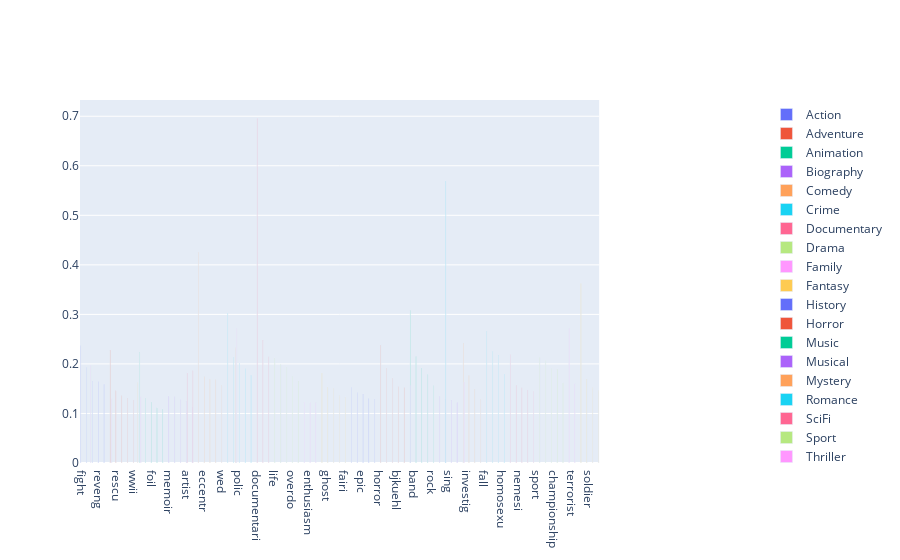

Notebook code cell kept with this figure:
### Code cell
import plotly.graph_objects as go
from plotly.subplots import make_subplots
fig = make_subplots(
    rows=1, cols=2,
    column_widths=[0.6, 0.1]
    )



# Add locations bar chart
for i in all_genres:
    fig.add_trace(
        go.Bar(x=coef_df[i].nlargest().index,y=coef_df[i].nlargest(), name=i)


fig.show()

### Figure 1 — Plotly figure (JSON) as saved in the notebook; plotly's stock layout.template omitted (floating-point values rounded to 4 significant figures)
{"data": [{"name": "Action", "type": "bar", "x": ["fight", "kill", "action", "reveng", "battl"], "y": [0.2369, 0.1935, 0.1655, 0.1639, 0.1592]}, {"name": "Adventure", "type": "bar", "x": ["adventur", "rescu", "contend", "travel", "wwii"], "y": [0.228, 0.1459, 0.1357, 0.1301, 0.1274]}, {"name": "Animation", "type": "bar", "x": ["anim", "foul", "foil", "troublemak", "egg"], "y": [0.2233, 0.1302, 0.1224, 0.1116, 0.1086]}, {"name": "Biography", "type": "bar", "x": ["memoir", "inspir", "meaningless", "artist", "portrait"], "y": [0.1348, 0.1339, 0.1276, 0.1247, 0.1129]}, {"name": "Comedy", "type": "bar", "x": ["comedi", "eccentr", "satir", "comic", "wed"], "y": [0.4249, 0.1742, 0.1692, 0.1679, 0.1563]}, {"name": "Crime", "type": "bar", "x": ["crime", "murder", "polic", "undercov", "heist"], "y": [0.3021, 0.2142, 0.2019, 0.1902, 0.1772]}, {"name": "Documentary", "type": "bar", "x": ["documentari", "document", "footag", "portrait", "artist"], "y": [0.6962, 0.2482, 0.2147, 0.1863, 0.1818]}, {"name": "Drama", "type": "bar", "x": ["life", "son", "young", "overdo", "wife"], "y": [0.2115, 0.1993, 0.1937, 0.1752, 0.1653]}, {"name": "Family", "type": "bar", "x": ["anim", "adventur", "scari", "enthusiasm", "famili"], "y": [0.1338, 0.1296, 0.1227, 0.1221, 0.1216]}, {"name": "Fantasy", "type": "bar", "x": ["magic", "ghost", "immort", "world", "fairi"], "y": [0.1815, 0.1528, 0.1505, 0.1358, 0.1328]}, {"name": "History", "type": "bar", "x": ["histor", "histori", "epic", "minist", "centuri"], "y": [0.153, 0.1417, 0.1391, 0.1303, 0.1291]}, {"name": "Horror", "type": "bar", "x": ["horror", "supernatur", "haunt", "bjkuehl", "horrif"], "y": [0.2384, 0.1906, 0.1712, 0.1538, 0.1518]}, {"name": "Music", "type": "bar", "x": ["music", "band", "singer", "musician", "rock"], "y": [0.308, 0.2149, 0.1917, 0.1794, 0.1558]}, {"name": "Musical", "type": "bar", "x": ["music", "glamor", "love", "sing", "rubbish"], "y": [0.1566, 0.1347, 0.1286, 0.127, 0.1219]}, {"name": "Mystery", "type": "bar", "x": ["mysteri", "murder", "investig", "disappear", "detect"], "y": [0.2422, 0.2328, 0.1765, 0.1486, 0.1281]}, {"name": "Romance", "type": "bar", "x": ["love", "fall", "romanc", "romant", "homosexu"], "y": [0.5693, 0.2655, 0.225, 0.2173, 0.179]}, {"name": "SciFi", "type": "bar", "x": ["earth", "robot", "nemesi", "futur", "alien"], "y": [0.2183, 0.1571, 0.1521, 0.1475, 0.1444]}, {"name": "Sport", "type": "bar", "x": ["sport", "champion", "footbal", "championship", "surf"], "y": [0.213, 0.2064, 0.1902, 0.1891, 0.1618]}, {"name": "Thriller", "type": "bar", "x": ["murder", "thriller", "kill", "mysteri", "terrorist"], "y": [0.2714, 0.2713, 0.197, 0.1635, 0.1599]}, {"name": "War", "type": "bar", "x": ["war", "german", "wwii", "soldier", "italian"], "y": [0.3623, 0.1688, 0.1618, 0.1519, 0.1458]}], "layout": {"xaxis": {"anchor": "y", "domain": [0, 0.7714]}, "xaxis2": {"anchor": "y2", "domain": [0.8714, 1]}, "yaxis": {"anchor": "x", "domain": [0, 1]}, "yaxis2": {"anchor": "x2", "domain": [0, 1]}}}
